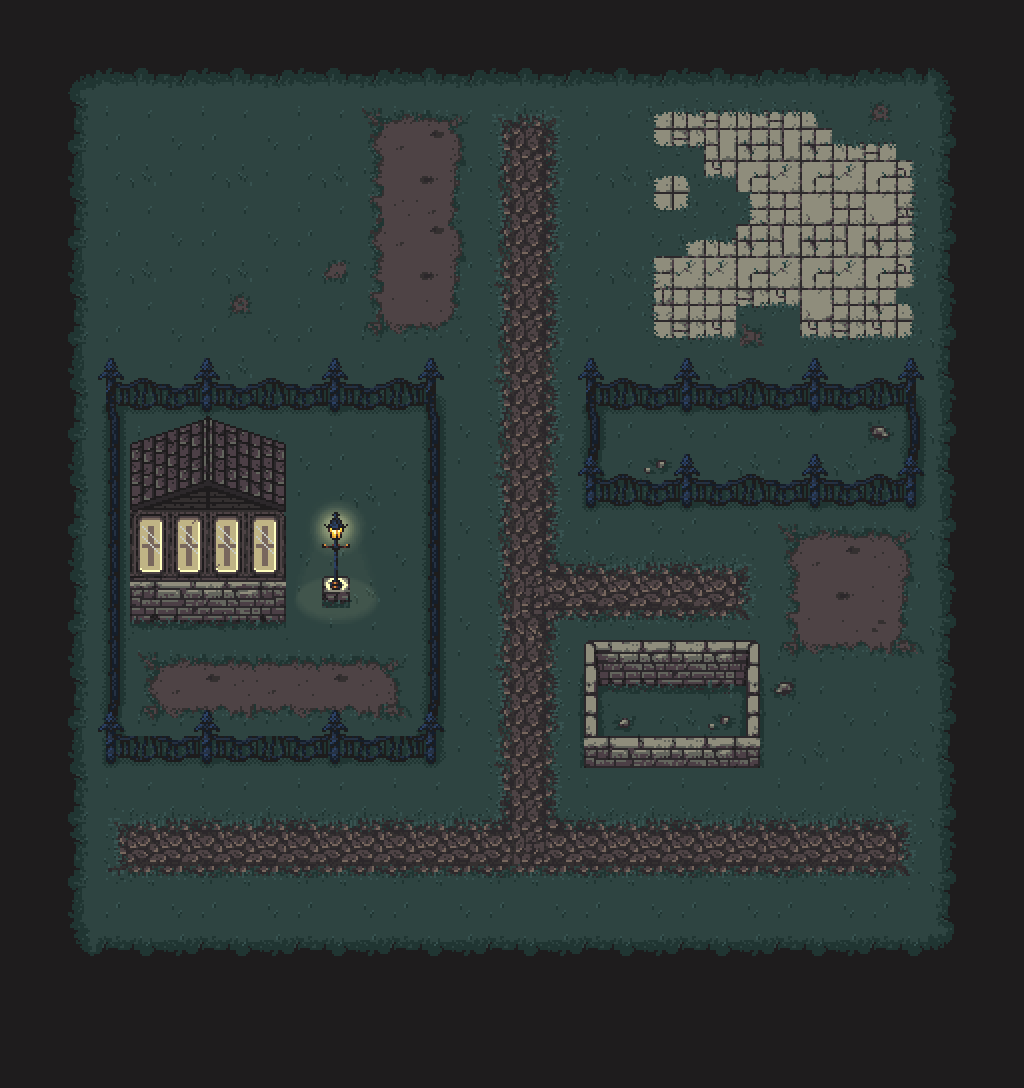

This is a level from a 2D game, rendered from its Tiled map with the project's own tilesets. A one-line summary and the map file follow, with tile-layer data summarised:
An orthogonal 32x34 tile map with 32x32 px tiles, 2 tile layers (world_1, world_3), 1 hidden layer not drawn, 2 tilesets and 30 objects (10x knight, 6x grave, 6x musketeer, 5x civilian, player, ...).

<map version="1.0" orientation="orthogonal" renderorder="right-down" width="32" height="34" tilewidth="32" tileheight="32" nextobjectid="31">
 <properties>
  <property name="background_color" value="#898989" />
 </properties>
 <tileset firstgid="1" name="metatiles" tilewidth="32" tileheight="32">
  <image source="collision_tiles.png" width="160" height="32" />
  <tile id="0">
   <properties>
    <property name="type" value="solid" />
   </properties>
  </tile>
  <tile id="1">
   <properties>
    <property name="type" value="lslope" />
   </properties>
  </tile>
  <tile id="2">
   <properties>
    <property name="type" value="rslope" />
   </properties>
  </tile>
  <tile id="3">
   <properties>
    <property name="type" value="platform" />
   </properties>
  </tile>
  <tile id="4">
   <properties>
    <property name="type" value="breakable" />
   </properties>
  </tile>
 </tileset>
 <tileset firstgid="6" name="map_normal_1" tilewidth="32" tileheight="32">
  <image source="world_1_1.png" width="1024" height="1024" />
 </tileset>
 <layer name="world_1" width="32" height="34">
  <data>[1088 cells, 1088 non-empty, 129 distinct tile ids]</data>
 </layer>
 <layer name="collision" width="32" height="34" visible="0">
  <data>[1088 cells, 180 non-empty, 1 distinct tile ids]</data>
 </layer>
 <objectgroup name="entities">
  <object id="1" name="player" x="801" y="191" width="32" height="32" />
  <object id="2" name="knight" x="255" y="800" width="32" height="32" />
  <object id="3" name="knight" x="255" y="866" width="32" height="32" />
  <object id="4" name="grave" x="128" y="130" width="32" height="32" />
  <object id="5" name="grave" x="192" y="131" width="32" height="32" />
  <object id="6" name="knight" x="638" y="864" width="32" height="32" />
  <object id="7" name="knight" x="639" y="798" width="32" height="32" />
  <object id="8" name="musketeer" x="735" y="866" width="32" height="32" />
  <object id="9" name="knight" x="644" y="546" width="32" height="32" />
  <object id="10" name="knight" x="644" y="581" width="32" height="32" />
  <object id="11" name="knight" x="127" y="317" width="32" height="32" />
  <object id="12" name="civilian" x="509" y="866" width="32" height="32" />
  <object id="13" name="civilian" x="738" y="319" width="32" height="32" />
  <object id="14" name="civilian" x="415" y="867" width="32" height="32" />
  <object id="15" name="knight" x="449" y="128" width="32" height="32" />
  <object id="16" name="mage" x="158" y="834" width="32" height="32" />
  <object id="17" name="musketeer" x="800" y="864" width="32" height="32" />
  <object id="18" name="musketeer" x="860" y="736" width="32" height="32" />
  <object id="19" name="musketeer" x="802" y="804" width="32" height="32" />
  <object id="20" name="grave" x="160" y="195" width="32" height="32" />
  <object id="21" name="grave" x="224" y="197" width="32" height="32" />
  <object id="22" name="civilian" x="579" y="225" width="32" height="32" />
  <object id="23" name="civilian" x="447" y="798" width="32" height="32" />
  <object id="24" name="grave" x="288" y="195" width="32" height="32" />
  <object id="25" name="grave" x="256" y="127" width="32" height="32" />
  <object id="26" name="knight" x="416" y="223" width="32" height="32" />
  <object id="27" name="knight" x="321" y="291" width="32" height="32" />
  <object id="28" name="musketeer" x="862" y="864" width="32" height="32" />
  <object id="29" name="musketeer" x="860" y="804" width="32" height="32" />
  <object id="30" name="levelchanger" x="782" y="532" width="128" height="128">
   <properties>
    <property name="toLevel" value="level10" />
   </properties>
  </object>
 </objectgroup>
 <layer name="world_3" width="32" height="34">
  <properties>
   <property name="z" value="500" />
  </properties>
  <data>[1088 cells, 143 non-empty, 81 distinct tile ids]</data>
 </layer>
</map>
